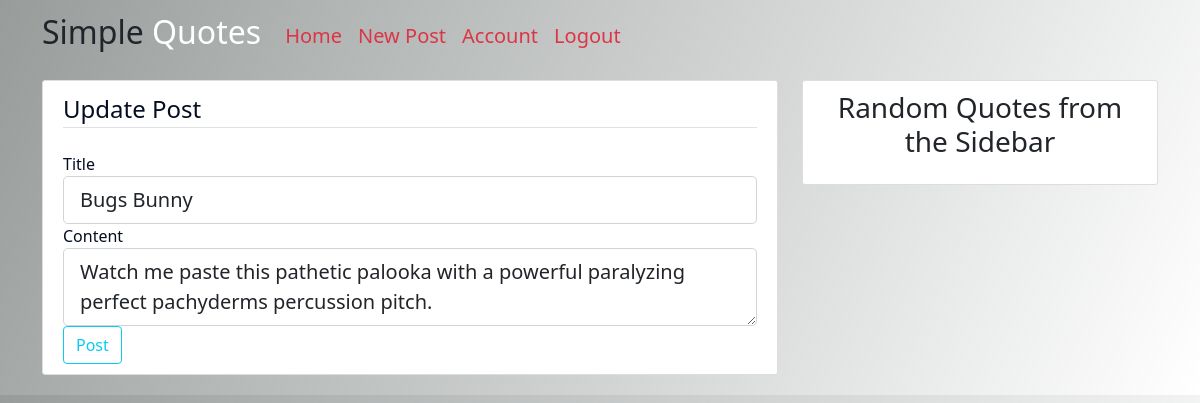
The page /post/2/update (signed in) on the database its author committed.
### app/models.py (models this page shows, shortened)
class Post(db.Model):
    id = db.Column(db.Integer, primary_key=True)
    title = db.Column(db.String(100), nullable=False)
    date_posted = db.Column(db.DateTime, nullable=False, default=datetime.utcnow)
    content = db.Column(db.Text, nullable=False)
    user_id = db.Column(db.Integer, db.ForeignKey('user.id'), nullable=False)

### app/posts/routes.py (the view)
@posts.route("/post/<int:post_id>/update", methods=['GET', 'POST'])
@login_required
def update_post(post_id):
    post = Post.query.get_or_404(post_id)
    if post.author != current_user:
        abort(403)
    form = PostForm()
    if form.validate_on_submit():
        post.title = form.title.data
        post.content = form.content.data
        db.session.commit()
        flash('Your post has been updated!', 'success')
        return redirect(url_for('posts.post', post_id=post.id))
    elif request.method == 'GET':
        form.title.data = post.title
        form.content.data = post.content
    return render_template('create_post.html', title='Update Post',
                        form=form, legend='Update Post')

### app/posts/forms.py
class PostForm(FlaskForm):
    title = StringField('Title', validators=[DataRequired()])
    content = TextAreaField('Content', validators=[DataRequired()])
    submit = SubmitField('Post')

### app/models.py (called while the page is built)
@login_manager.user_loader
def load_user(user_id):
    return User.query.get(int(user_id))

### app/templates/create_post.html (shortened to what this page needs)
{% extends "layout.html" %}
{% block content %}
<div class="content-section">
    <form method="POST" action="">
        <fieldset class="form-group">
            <legend class="border-bottom mb-4">{{ legend }}</legend>
            <div class="form-group">
                {{ form.title.label(class="form-control-label") }}
                {% if form.title.errors %}
                    {{ form.title(class="form-control form-control-lg is-invalid") }}
                    <div class="invalid-feedback">
                        {% for error in form.title.errors %}
                            <span>{{ error }}</span>
                        {% endfor %}
                    </div>
                {% else %}
                    {{ form.title(class="form-control form-control-lg") }}
                {% endif %}
            </div>
            <div class="form-group">
                {{ form.content.label(class="form-control-label") }}
                {% if form.content.errors %}
                    {{ form.content(class="form-control form-control-lg is-invalid") }}
                    <div class="invalid-feedback">
                        {% for error in form.content.errors %}
                            <span>{{ error }}</span>
                        {% endfor %}
                    </div>
                {% else %}
                    {{ form.content(class="form-control form-control-lg") }}
                {% endif %}
            </div>
        </fieldset>
        <div class="form-group">
            {{ form.submit(class="btn btn-outline-info") }}
        </div>
    </form>
</div>
{% endblock content %}

### app/static/main.css (style rules this page uses)
body { background: linear-gradient( 113.86deg, rgba(49, 59, 57, 0.5) 0%, rgba(255, 1, 169, 0) 100% ); color: #040d21; margin-top: 5rem; }
.content-section { background: #ffffff; padding: 10px 20px; border: 1px solid #dddddd; border-radius: 3px; margin-bottom: 20px; }

### rows shown on the page
Post: title "Bugs Bunny", content "Watch me paste this pathetic palooka with a powerful paralyzing perfect pachyderms percussion pitch."

### other values the page prints
{{ legend }} "Update Post"
